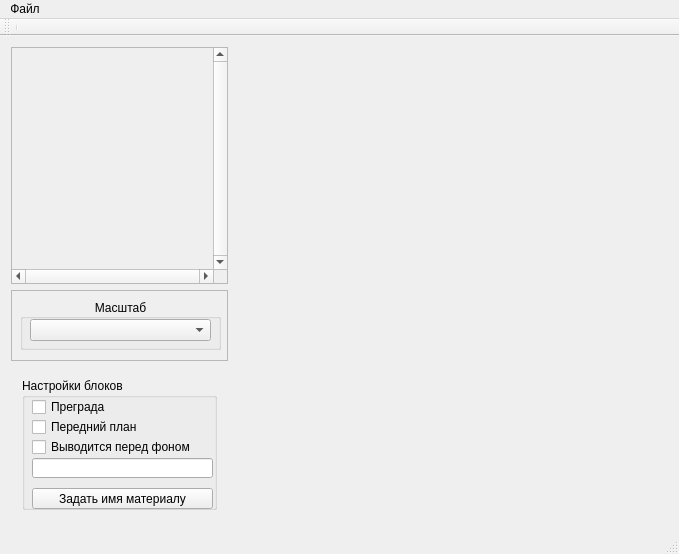
<?xml version="1.0" encoding="UTF-8"?>
<ui version="4.0">
 <class>CMainWindow</class>
 <widget class="QMainWindow" name="CMainWindow">
  <property name="geometry">
   <rect>
    <x>0</x>
    <y>0</y>
    <width>679</width>
    <height>554</height>
   </rect>
  </property>
  <property name="windowTitle">
   <string>Dizzy Map Editor v1.0</string>
  </property>
  <widget class="QWidget" name="centralWidget">
   <layout class="QGridLayout" name="gridLayout" rowstretch="1">
    <item row="0" column="0">
     <layout class="QGridLayout" name="gridLayout_basic" rowstretch="10,10,6,13" columnstretch="5,10">
      <item row="0" column="1" rowspan="4">
       <widget class="CMapEditor" name="cMapEditor" native="true"/>
      </item>
      <item row="0" column="0" rowspan="2">
       <widget class="QScrollArea" name="cScrollArea_Tiles">
        <property name="verticalScrollBarPolicy">
         <enum>Qt::ScrollBarAlwaysOn</enum>
        </property>
        <property name="horizontalScrollBarPolicy">
         <enum>Qt::ScrollBarAlwaysOn</enum>
        </property>
        <property name="widgetResizable">
         <bool>true</bool>
        </property>
        <widget class="QWidget" name="cScrollAreaWidgetContents_Tiles">
         <property name="geometry">
          <rect>
           <x>0</x>
           <y>0</y>
           <width>198</width>
           <height>222</height>
          </rect>
         </property>
        </widget>
       </widget>
      </item>
      <item row="3" column="0">
       <widget class="QWidget" name="widget" native="true">
        <layout class="QGridLayout" name="gridLayout_3">
         <item row="1" column="0">
          <widget class="QGroupBox" name="groupBox">
           <property name="title">
            <string>Настройки блоков</string>
           </property>
           <widget class="QCheckBox" name="cCheckBox_Matherial_Barrier">
            <property name="geometry">
             <rect>
              <x>10</x>
              <y>20</y>
              <width>181</width>
              <height>18</height>
             </rect>
            </property>
            <property name="text">
             <string>Преграда</string>
            </property>
           </widget>
           <widget class="QCheckBox" name="cCheckBox_Matherial_FirstPlane">
            <property name="geometry">
             <rect>
              <x>10</x>
              <y>40</y>
              <width>181</width>
              <height>18</height>
             </rect>
            </property>
            <property name="text">
             <string>Передний план</string>
            </property>
           </widget>
           <widget class="QLineEdit" name="cLineEdit_PartName">
            <property name="geometry">
             <rect>
              <x>10</x>
              <y>80</y>
              <width>181</width>
              <height>20</height>
             </rect>
            </property>
           </widget>
           <widget class="QPushButton" name="cPushButton_SetPartName">
            <property name="geometry">
             <rect>
              <x>10</x>
              <y>110</y>
              <width>181</width>
              <height>21</height>
             </rect>
            </property>
            <property name="text">
             <string>Задать имя материалу</string>
            </property>
           </widget>
           <widget class="QCheckBox" name="cCheckBox_Matherial_BeforeBackground">
            <property name="geometry">
             <rect>
              <x>10</x>
              <y>60</y>
              <width>181</width>
              <height>18</height>
             </rect>
            </property>
            <property name="text">
             <string>Выводится перед фоном</string>
            </property>
           </widget>
          </widget>
         </item>
        </layout>
       </widget>
      </item>
      <item row="2" column="0">
       <widget class="QFrame" name="frame">
        <property name="frameShape">
         <enum>QFrame::StyledPanel</enum>
        </property>
        <property name="frameShadow">
         <enum>QFrame::Raised</enum>
        </property>
        <widget class="QGroupBox" name="groupBox_2">
         <property name="geometry">
          <rect>
           <x>9</x>
           <y>9</y>
           <width>201</width>
           <height>51</height>
          </rect>
         </property>
         <property name="title">
          <string>Масштаб</string>
         </property>
         <property name="alignment">
          <set>Qt::AlignCenter</set>
         </property>
         <widget class="QComboBox" name="cComboBox_Scale">
          <property name="geometry">
           <rect>
            <x>10</x>
            <y>20</y>
            <width>181</width>
            <height>22</height>
           </rect>
          </property>
         </widget>
        </widget>
       </widget>
      </item>
     </layout>
    </item>
   </layout>
  </widget>
  <widget class="QMenuBar" name="menuBar">
   <property name="geometry">
    <rect>
     <x>0</x>
     <y>0</y>
     <width>679</width>
     <height>18</height>
    </rect>
   </property>
   <widget class="QMenu" name="menu">
    <property name="title">
     <string>Файл</string>
    </property>
    <addaction name="cAction_LoadMap"/>
    <addaction name="separator"/>
    <addaction name="cAction_SaveMap"/>
    <addaction name="cAction_SaveMapAs"/>
    <addaction name="separator"/>
    <addaction name="cAction_ExportMap"/>
   </widget>
   <addaction name="menu"/>
  </widget>
  <widget class="QStatusBar" name="statusBar"/>
  <widget class="QToolBar" name="cToolBar_Main">
   <property name="windowTitle">
    <string>toolBar</string>
   </property>
   <attribute name="toolBarArea">
    <enum>TopToolBarArea</enum>
   </attribute>
   <attribute name="toolBarBreak">
    <bool>false</bool>
   </attribute>
   <addaction name="separator"/>
  </widget>
  <action name="cAction_SaveMap">
   <property name="text">
    <string>Сохранить карту..</string>
   </property>
  </action>
  <action name="cAction_LoadMap">
   <property name="text">
    <string>Открыть карту..</string>
   </property>
  </action>
  <action name="cAction_ExportMap">
   <property name="text">
    <string>Экспортировать карту</string>
   </property>
  </action>
  <action name="cAction_SaveMapAs">
   <property name="text">
    <string>Сохранить карту как..</string>
   </property>
  </action>
 </widget>
 <layoutdefault spacing="6" margin="11"/>
 <customwidgets>
  <customwidget>
   <class>CMapEditor</class>
   <extends>QWidget</extends>
   <header>cmapeditor.h</header>
   <container>1</container>
  </customwidget>
 </customwidgets>
 <resources/>
 <connections/>
</ui>
